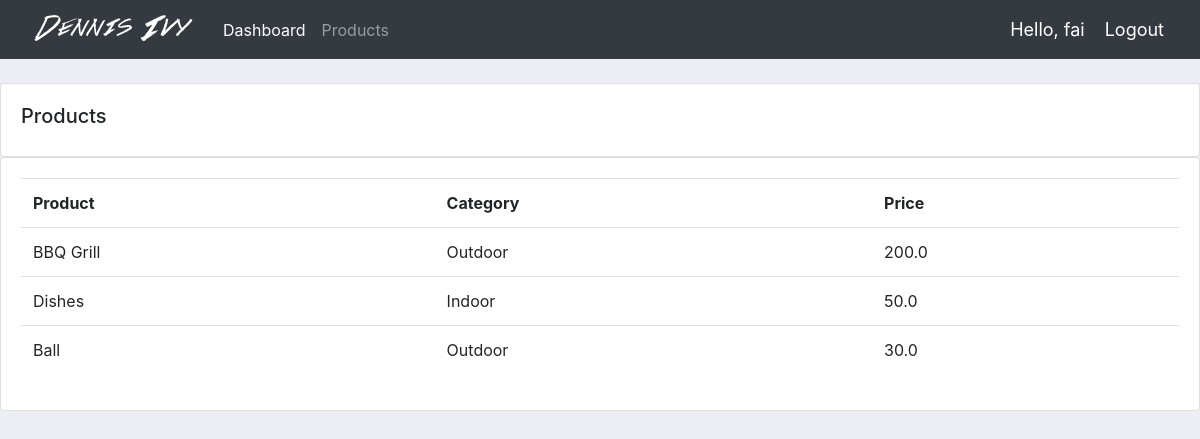
Screenshot of /products/ (signed in) with the database file from the repository.
### accounts/models.py (models this page shows, shortened)
class Product(models.Model):
	CATEGORY = (
			('Indoor', 'Indoor'),
			('Out Door', 'Out Door'),
			)
	name = models.CharField(max_length=200, null=True)
	price = models.FloatField(null=True)
	category = models.CharField(max_length=200, null=True, choices=CATEGORY)
	description = models.CharField(max_length=200, null=True, blank=True)
	date_created = models.DateTimeField(auto_now_add=True, null=True)
	tags = models.ManyToManyField(Tag)

### accounts/decorators.py (the view)
		def wrapper_func(request, *args, **kwargs):
			group = None
			if request.user.groups.exists():
				group = request.user.groups.all()[0].name
			if group in allowed_roles:
				return view_func(request, *args, **kwargs)
			else:
				return HttpResponse('You are not authorized to view this page')

### accounts/views.py (called while the page is built)
@login_required(login_url='login')
@allowed_users(allowed_roles=['admin'])
def products(request):
	products = Product.objects.all()
	return render(request, 'accounts/products.html', {'products':products})

### accounts/templates/accounts/products.html
{%  extends 'accounts/main.html' %}
{% block content %}
<br>
<div class="row">
    <div class="col-md">
        <div class="card card-body">
            <h5>Products</h5>
        </div>
        <div class="card card-body">
            <table class="table">
                <tr>
                    <th>Product</th>
                    <th>Category</th>
                    <th>Price</th>
                </tr>
                {% for i in products %}
                <tr>
                    <td>{{i.name}}</td>
                    <td>{{i.category}}</td>
                    <td>{{i.price}}</td>
                </tr>
                {% endfor %}
            </table>
        </div>
    </div>
</div>
{% endblock content %}

### accounts/templates/accounts/navbar.html (shortened to what this page needs)
{% load static %}
<nav class="navbar navbar-expand-lg navbar-dark bg-dark">
	<img src="{% static 'images/logo.png' %}">
	<div class="collapse navbar-collapse" id="navbarNav">
		<ul class="navbar-nav">
			{% if request.user.is_staff %}
			<li class="nav-item active">
				<a class="nav-link" href="{% url 'home' %}">Dashboard</a>
			</li>
			<li class="nav-item">
				<a class="nav-link" href="{% url 'products' %}">Products</a>
			</li>
			{% else %}
			<li class="nav-item">
				<a class="nav-link" href="{% url 'account' %}">Settings</a>
			</li>
			{% endif %}
		</ul>
	</div>
	<span class="hello-msg">Hello, {{request.user}}</span>
	<span><a class="hello-msg" href="{% url 'logout' %}">Logout</a></span>
</nav>

### static/css/main.css (style rules this page uses)
body { background-color: #ebeff5; }

### accounts/templates/accounts/navbar.html (style rules this page uses)
.hello-msg { font-size: 18px; color: #fff; margin-right: 20px; }

### rows the page displays
Product: name "BBQ Grill", category "Outdoor", price "200.0"
Product: name "Dishes", category "Indoor", price "50.0"
Product: name "Ball", category "Outdoor", price "30.0"

### other values shown
{{ request.user }} "fai"
